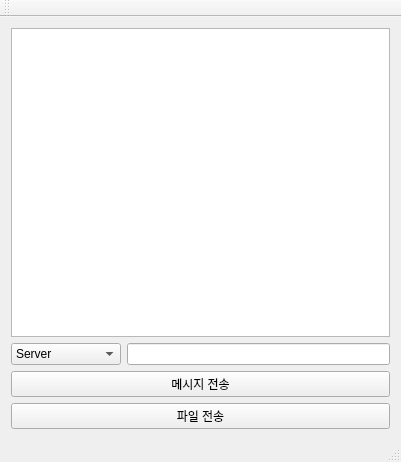
<?xml version="1.0" encoding="UTF-8"?>
<ui version="4.0">
 <class>MainWindow</class>
 <widget class="QMainWindow" name="MainWindow">
  <property name="geometry">
   <rect>
    <x>0</x>
    <y>0</y>
    <width>401</width>
    <height>462</height>
   </rect>
  </property>
  <property name="acceptDrops">
   <bool>false</bool>
  </property>
  <property name="windowTitle">
   <string>Server</string>
  </property>
  <property name="windowIcon">
   <iconset>
    <normaloff>../../../다운로드/free-icon-chat-8191413.png</normaloff>../../../다운로드/free-icon-chat-8191413.png</iconset>
  </property>
  <property name="autoFillBackground">
   <bool>false</bool>
  </property>
  <property name="styleSheet">
   <string notr="true"/>
  </property>
  <widget class="QWidget" name="centralWidget">
   <layout class="QGridLayout" name="gridLayout">
    <item row="0" column="0">
     <widget class="QTextBrowser" name="textBrowser_receivedMessages">
      <property name="styleSheet">
       <string notr="true"/>
      </property>
     </widget>
    </item>
    <item row="1" column="0">
     <layout class="QGridLayout" name="gridLayout_2">
      <item row="0" column="0" colspan="2">
       <layout class="QHBoxLayout" name="horizontalLayout">
        <item>
         <widget class="QComboBox" name="comboBox_receiver">
          <property name="minimumSize">
           <size>
            <width>110</width>
            <height>0</height>
           </size>
          </property>
          <item>
           <property name="text">
            <string>Server</string>
           </property>
          </item>
         </widget>
        </item>
        <item>
         <widget class="QLineEdit" name="lineEdit_message">
          <property name="minimumSize">
           <size>
            <width>150</width>
            <height>0</height>
           </size>
          </property>
          <property name="styleSheet">
           <string notr="true"/>
          </property>
         </widget>
        </item>
       </layout>
      </item>
     </layout>
    </item>
    <item row="2" column="0">
     <widget class="QPushButton" name="pushButton_sendMessage">
      <property name="minimumSize">
       <size>
        <width>0</width>
        <height>0</height>
       </size>
      </property>
      <property name="styleSheet">
       <string notr="true"/>
      </property>
      <property name="text">
       <string>메시지 전송</string>
      </property>
     </widget>
    </item>
    <item row="3" column="0">
     <widget class="QPushButton" name="pushButton_sendAttachment">
      <property name="styleSheet">
       <string notr="true"/>
      </property>
      <property name="text">
       <string>파일 전송</string>
      </property>
      <property name="flat">
       <bool>false</bool>
      </property>
     </widget>
    </item>
   </layout>
  </widget>
  <widget class="QMenuBar" name="menuBar">
   <property name="geometry">
    <rect>
     <x>0</x>
     <y>0</y>
     <width>401</width>
     <height>28</height>
    </rect>
   </property>
  </widget>
  <widget class="QToolBar" name="mainToolBar">
   <attribute name="toolBarArea">
    <enum>TopToolBarArea</enum>
   </attribute>
   <attribute name="toolBarBreak">
    <bool>false</bool>
   </attribute>
  </widget>
  <widget class="QStatusBar" name="statusBar"/>
 </widget>
 <layoutdefault spacing="6" margin="11"/>
 <resources/>
 <connections/>
</ui>
